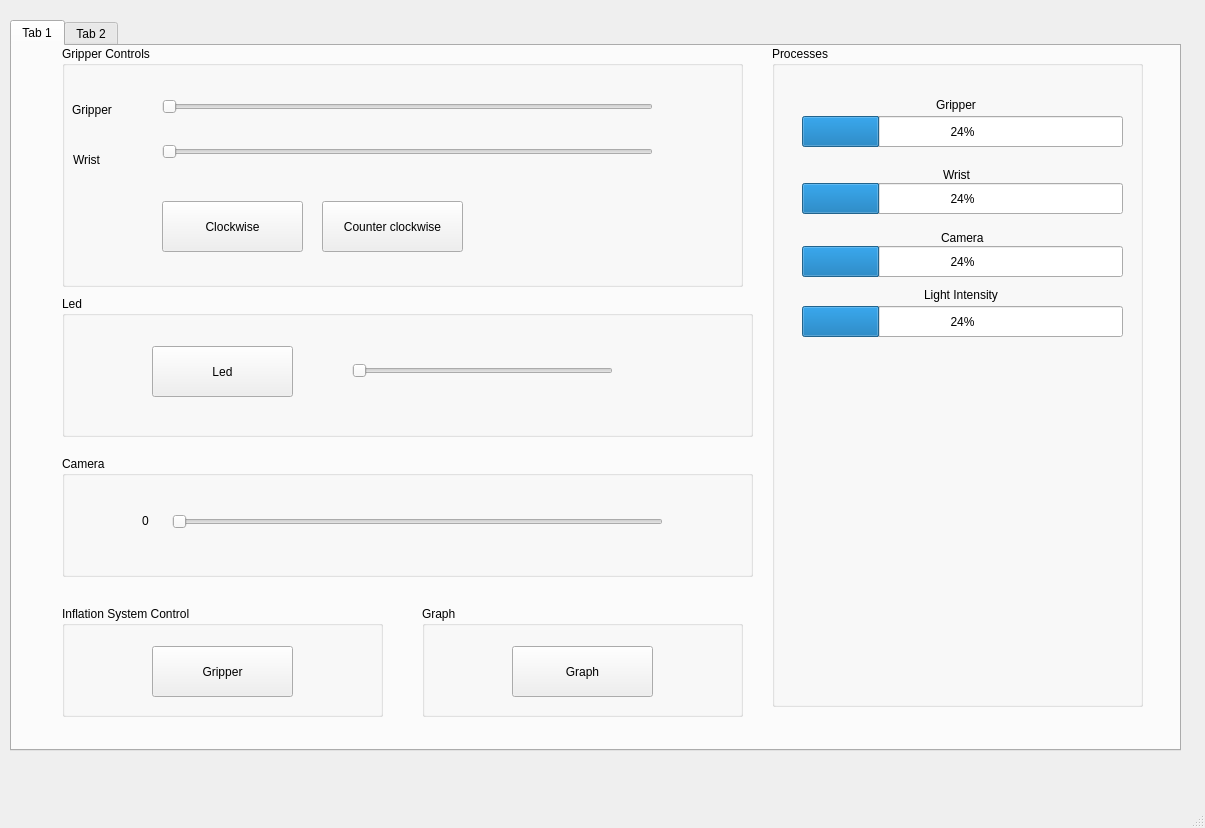
<?xml version="1.0" encoding="UTF-8"?>
<ui version="4.0">
 <class>MainWindow</class>
 <widget class="QMainWindow" name="MainWindow">
  <property name="geometry">
   <rect>
    <x>0</x>
    <y>0</y>
    <width>1205</width>
    <height>828</height>
   </rect>
  </property>
  <property name="windowTitle">
   <string>MainWindow</string>
  </property>
  <widget class="QWidget" name="centralwidget">
   <widget class="QTabWidget" name="tabWidget">
    <property name="geometry">
     <rect>
      <x>10</x>
      <y>20</y>
      <width>1171</width>
      <height>731</height>
     </rect>
    </property>
    <property name="currentIndex">
     <number>0</number>
    </property>
    <widget class="QWidget" name="tab">
     <attribute name="title">
      <string>Tab 1</string>
     </attribute>
     <widget class="QGroupBox" name="groupBox_2">
      <property name="geometry">
       <rect>
        <x>50</x>
        <y>250</y>
        <width>691</width>
        <height>141</height>
       </rect>
      </property>
      <property name="title">
       <string>Led</string>
      </property>
      <widget class="QPushButton" name="pushButton_5">
       <property name="geometry">
        <rect>
         <x>90</x>
         <y>50</y>
         <width>141</width>
         <height>51</height>
        </rect>
       </property>
       <property name="text">
        <string>Led</string>
       </property>
      </widget>
      <widget class="QSlider" name="horizontalSlider_4">
       <property name="geometry">
        <rect>
         <x>290</x>
         <y>49</y>
         <width>261</width>
         <height>51</height>
        </rect>
       </property>
       <property name="orientation">
        <enum>Qt::Horizontal</enum>
       </property>
      </widget>
     </widget>
     <widget class="QGroupBox" name="groupBox_4">
      <property name="geometry">
       <rect>
        <x>50</x>
        <y>410</y>
        <width>691</width>
        <height>121</height>
       </rect>
      </property>
      <property name="title">
       <string>Camera</string>
      </property>
      <widget class="QSlider" name="horizontalSlider_3">
       <property name="geometry">
        <rect>
         <x>110</x>
         <y>40</y>
         <width>491</width>
         <height>51</height>
        </rect>
       </property>
       <property name="orientation">
        <enum>Qt::Horizontal</enum>
       </property>
      </widget>
      <widget class="QLabel" name="label_11">
       <property name="geometry">
        <rect>
         <x>80</x>
         <y>56</y>
         <width>31</width>
         <height>17</height>
        </rect>
       </property>
       <property name="text">
        <string>0</string>
       </property>
      </widget>
     </widget>
     <widget class="QGroupBox" name="groupBox_3">
      <property name="geometry">
       <rect>
        <x>760</x>
        <y>0</y>
        <width>371</width>
        <height>661</height>
       </rect>
      </property>
      <property name="title">
       <string>Processes</string>
      </property>
      <widget class="QProgressBar" name="progressBar">
       <property name="geometry">
        <rect>
         <x>30</x>
         <y>70</y>
         <width>321</width>
         <height>31</height>
        </rect>
       </property>
       <property name="value">
        <number>24</number>
       </property>
      </widget>
      <widget class="QProgressBar" name="progressBar_2">
       <property name="geometry">
        <rect>
         <x>30</x>
         <y>137</y>
         <width>321</width>
         <height>31</height>
        </rect>
       </property>
       <property name="value">
        <number>24</number>
       </property>
      </widget>
      <widget class="QProgressBar" name="progressBar_3">
       <property name="geometry">
        <rect>
         <x>30</x>
         <y>200</y>
         <width>321</width>
         <height>31</height>
        </rect>
       </property>
       <property name="value">
        <number>24</number>
       </property>
      </widget>
      <widget class="QLabel" name="label_8">
       <property name="geometry">
        <rect>
         <x>164</x>
         <y>50</y>
         <width>66</width>
         <height>17</height>
        </rect>
       </property>
       <property name="text">
        <string>Gripper</string>
       </property>
      </widget>
      <widget class="QLabel" name="label_9">
       <property name="geometry">
        <rect>
         <x>171</x>
         <y>120</y>
         <width>66</width>
         <height>17</height>
        </rect>
       </property>
       <property name="text">
        <string>Wrist</string>
       </property>
      </widget>
      <widget class="QLabel" name="label_10">
       <property name="geometry">
        <rect>
         <x>169</x>
         <y>183</y>
         <width>66</width>
         <height>17</height>
        </rect>
       </property>
       <property name="text">
        <string>Camera</string>
       </property>
      </widget>
      <widget class="QProgressBar" name="progressBar_4">
       <property name="geometry">
        <rect>
         <x>30</x>
         <y>260</y>
         <width>321</width>
         <height>31</height>
        </rect>
       </property>
       <property name="value">
        <number>24</number>
       </property>
      </widget>
      <widget class="QLabel" name="label_12">
       <property name="geometry">
        <rect>
         <x>152</x>
         <y>240</y>
         <width>101</width>
         <height>17</height>
        </rect>
       </property>
       <property name="text">
        <string>Light Intensity</string>
       </property>
      </widget>
     </widget>
     <widget class="QGroupBox" name="groupBox">
      <property name="geometry">
       <rect>
        <x>50</x>
        <y>0</y>
        <width>681</width>
        <height>241</height>
       </rect>
      </property>
      <property name="title">
       <string>Gripper Controls</string>
      </property>
      <widget class="QSlider" name="horizontalSlider">
       <property name="geometry">
        <rect>
         <x>100</x>
         <y>35</y>
         <width>491</width>
         <height>51</height>
        </rect>
       </property>
       <property name="orientation">
        <enum>Qt::Horizontal</enum>
       </property>
      </widget>
      <widget class="QSlider" name="horizontalSlider_2">
       <property name="geometry">
        <rect>
         <x>100</x>
         <y>80</y>
         <width>491</width>
         <height>51</height>
        </rect>
       </property>
       <property name="orientation">
        <enum>Qt::Horizontal</enum>
       </property>
      </widget>
      <widget class="QLabel" name="label">
       <property name="geometry">
        <rect>
         <x>10</x>
         <y>55</y>
         <width>66</width>
         <height>17</height>
        </rect>
       </property>
       <property name="text">
        <string>Gripper</string>
       </property>
      </widget>
      <widget class="QLabel" name="label_2">
       <property name="geometry">
        <rect>
         <x>11</x>
         <y>105</y>
         <width>66</width>
         <height>17</height>
        </rect>
       </property>
       <property name="text">
        <string>Wrist</string>
       </property>
      </widget>
      <widget class="QLabel" name="label_3">
       <property name="geometry">
        <rect>
         <x>140</x>
         <y>190</y>
         <width>71</width>
         <height>17</height>
        </rect>
       </property>
       <property name="text">
        <string>Clockwise</string>
       </property>
      </widget>
      <widget class="QPushButton" name="pushButton_3">
       <property name="geometry">
        <rect>
         <x>260</x>
         <y>155</y>
         <width>141</width>
         <height>51</height>
        </rect>
       </property>
       <property name="text">
        <string>Counter clockwise</string>
       </property>
      </widget>
      <widget class="QPushButton" name="pushButton_4">
       <property name="geometry">
        <rect>
         <x>100</x>
         <y>155</y>
         <width>141</width>
         <height>51</height>
        </rect>
       </property>
       <property name="text">
        <string>Clockwise</string>
       </property>
      </widget>
     </widget>
     <widget class="QGroupBox" name="groupBox_6">
      <property name="geometry">
       <rect>
        <x>50</x>
        <y>560</y>
        <width>321</width>
        <height>111</height>
       </rect>
      </property>
      <property name="title">
       <string>Inflation System Control</string>
      </property>
      <widget class="QPushButton" name="pushButton_15">
       <property name="geometry">
        <rect>
         <x>90</x>
         <y>40</y>
         <width>141</width>
         <height>51</height>
        </rect>
       </property>
       <property name="text">
        <string>Gripper</string>
       </property>
      </widget>
     </widget>
     <widget class="QGroupBox" name="groupBox_7">
      <property name="geometry">
       <rect>
        <x>410</x>
        <y>560</y>
        <width>321</width>
        <height>111</height>
       </rect>
      </property>
      <property name="title">
       <string>Graph</string>
      </property>
      <widget class="QPushButton" name="pushButton_16">
       <property name="geometry">
        <rect>
         <x>90</x>
         <y>40</y>
         <width>141</width>
         <height>51</height>
        </rect>
       </property>
       <property name="text">
        <string>Graph</string>
       </property>
      </widget>
     </widget>
    </widget>
    <widget class="QWidget" name="tab_2">
     <attribute name="title">
      <string>Tab 2</string>
     </attribute>
     <widget class="QGroupBox" name="groupBox_5">
      <property name="geometry">
       <rect>
        <x>40</x>
        <y>20</y>
        <width>321</width>
        <height>361</height>
       </rect>
      </property>
      <property name="title">
       <string>Rover Network</string>
      </property>
      <widget class="QLineEdit" name="lineEdit">
       <property name="geometry">
        <rect>
         <x>30</x>
         <y>34</y>
         <width>181</width>
         <height>31</height>
        </rect>
       </property>
      </widget>
      <widget class="QLineEdit" name="lineEdit_2">
       <property name="geometry">
        <rect>
         <x>230</x>
         <y>34</y>
         <width>51</width>
         <height>31</height>
        </rect>
       </property>
      </widget>
      <widget class="QLabel" name="label_4">
       <property name="geometry">
        <rect>
         <x>90</x>
         <y>68</y>
         <width>71</width>
         <height>17</height>
        </rect>
       </property>
       <property name="text">
        <string>IP Address</string>
       </property>
      </widget>
      <widget class="QLabel" name="label_5">
       <property name="geometry">
        <rect>
         <x>240</x>
         <y>68</y>
         <width>31</width>
         <height>17</height>
        </rect>
       </property>
       <property name="text">
        <string>Port</string>
       </property>
      </widget>
      <widget class="QPushButton" name="pushButton">
       <property name="geometry">
        <rect>
         <x>30</x>
         <y>98</y>
         <width>121</width>
         <height>41</height>
        </rect>
       </property>
       <property name="text">
        <string>Connect</string>
       </property>
      </widget>
      <widget class="QPushButton" name="pushButton_2">
       <property name="geometry">
        <rect>
         <x>180</x>
         <y>98</y>
         <width>121</width>
         <height>41</height>
        </rect>
       </property>
       <property name="text">
        <string>Disconnect</string>
       </property>
      </widget>
      <widget class="QPushButton" name="pushButton_7">
       <property name="geometry">
        <rect>
         <x>30</x>
         <y>160</y>
         <width>121</width>
         <height>41</height>
        </rect>
       </property>
       <property name="text">
        <string>Reset</string>
       </property>
      </widget>
      <widget class="QPushButton" name="pushButton_8">
       <property name="geometry">
        <rect>
         <x>180</x>
         <y>160</y>
         <width>121</width>
         <height>41</height>
        </rect>
       </property>
       <property name="text">
        <string>Ping</string>
       </property>
      </widget>
      <widget class="QLineEdit" name="lineEdit_3">
       <property name="geometry">
        <rect>
         <x>30</x>
         <y>220</y>
         <width>181</width>
         <height>31</height>
        </rect>
       </property>
      </widget>
      <widget class="QPushButton" name="pushButton_9">
       <property name="geometry">
        <rect>
         <x>220</x>
         <y>214</y>
         <width>81</width>
         <height>41</height>
        </rect>
       </property>
       <property name="text">
        <string>Send</string>
       </property>
      </widget>
      <widget class="QLabel" name="label_6">
       <property name="geometry">
        <rect>
         <x>33</x>
         <y>270</y>
         <width>71</width>
         <height>17</height>
        </rect>
       </property>
       <property name="text">
        <string>Received:</string>
       </property>
      </widget>
      <widget class="QLabel" name="label_7">
       <property name="geometry">
        <rect>
         <x>120</x>
         <y>270</y>
         <width>71</width>
         <height>17</height>
        </rect>
       </property>
       <property name="text">
        <string>nill</string>
       </property>
      </widget>
      <widget class="QLineEdit" name="lineEdit_4">
       <property name="geometry">
        <rect>
         <x>30</x>
         <y>300</y>
         <width>101</width>
         <height>31</height>
        </rect>
       </property>
      </widget>
      <widget class="QPushButton" name="pushButton_10">
       <property name="geometry">
        <rect>
         <x>160</x>
         <y>290</y>
         <width>141</width>
         <height>41</height>
        </rect>
       </property>
       <property name="text">
        <string>Refresh Rate</string>
       </property>
      </widget>
     </widget>
     <widget class="QLabel" name="label_13">
      <property name="geometry">
       <rect>
        <x>383</x>
        <y>17</y>
        <width>131</width>
        <height>17</height>
       </rect>
      </property>
      <property name="font">
       <font>
        <weight>75</weight>
        <bold>true</bold>
       </font>
      </property>
      <property name="text">
       <string>Network terminal</string>
      </property>
     </widget>
     <widget class="QLineEdit" name="lineEdit_5">
      <property name="geometry">
       <rect>
        <x>380</x>
        <y>50</y>
        <width>731</width>
        <height>71</height>
       </rect>
      </property>
     </widget>
    </widget>
   </widget>
  </widget>
  <widget class="QMenuBar" name="menubar">
   <property name="geometry">
    <rect>
     <x>0</x>
     <y>0</y>
     <width>1205</width>
     <height>25</height>
    </rect>
   </property>
  </widget>
  <widget class="QStatusBar" name="statusbar"/>
 </widget>
 <layoutdefault spacing="6" margin="9"/>
 <resources/>
 <connections/>
 <designerdata>
  <property name="gridDeltaX">
   <number>10</number>
  </property>
  <property name="gridDeltaY">
   <number>10</number>
  </property>
  <property name="gridSnapX">
   <bool>true</bool>
  </property>
  <property name="gridSnapY">
   <bool>true</bool>
  </property>
  <property name="gridVisible">
   <bool>true</bool>
  </property>
 </designerdata>
</ui>
